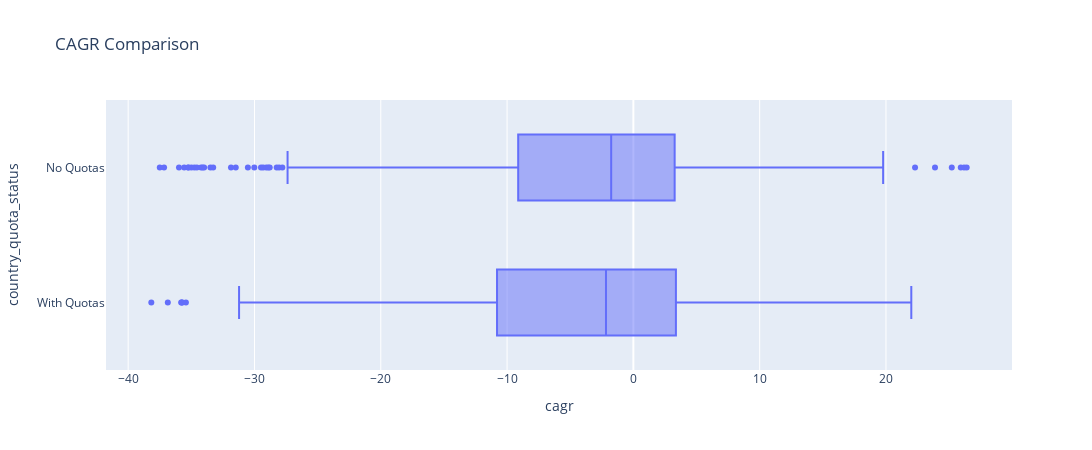

The notebook cell this image was saved under:
### Code cell
import plotly.express as px
import pandas as pd

df_quota['country_quota_status'] = 'With Quotas'
df_non_quota['country_quota_status'] = 'No Quotas'
combined_df = pd.concat([df_quota, df_non_quota])

fig = px.box(combined_df, 
             y='country_quota_status',
             x='cagr',
             title='CAGR Comparison')

fig.update_layout(
    width=1300,
    height=450
)


pio.write_image(
    fig,
    'plot_box_all.png',
    scale=7, 
    width=1300, 
    height=450 
)


fig.show()

### Figure 1 — Plotly figure (JSON) as saved in the notebook; plotly's stock layout.template omitted (floating-point values rounded to 4 significant figures; data arrays with more than 128 entries replaced by an {"elided": "..."} marker saying what was removed)
{"data": [{"alignmentgroup": "True", "hovertemplate": "cagr=%{x}<br>country_quota_status=%{y}<extra></extra>", "legendgroup": "", "marker": {"color": "#636efa"}, "name": "", "notched": false, "offsetgroup": "", "orientation": "h", "showlegend": false, "type": "box", "x": {"elided": "951 float values"}, "x0": " ", "xaxis": "x", "y": {"elided": "951 str values"}, "y0": " ", "yaxis": "y"}], "layout": {"boxmode": "group", "height": 450, "legend": {"tracegroupgap": 0}, "title": {"text": "CAGR Comparison"}, "width": 1300, "xaxis": {"anchor": "y", "domain": [0, 1], "title": {"text": "cagr"}}, "yaxis": {"anchor": "x", "domain": [0, 1], "title": {"text": "country_quota_status"}}}}
